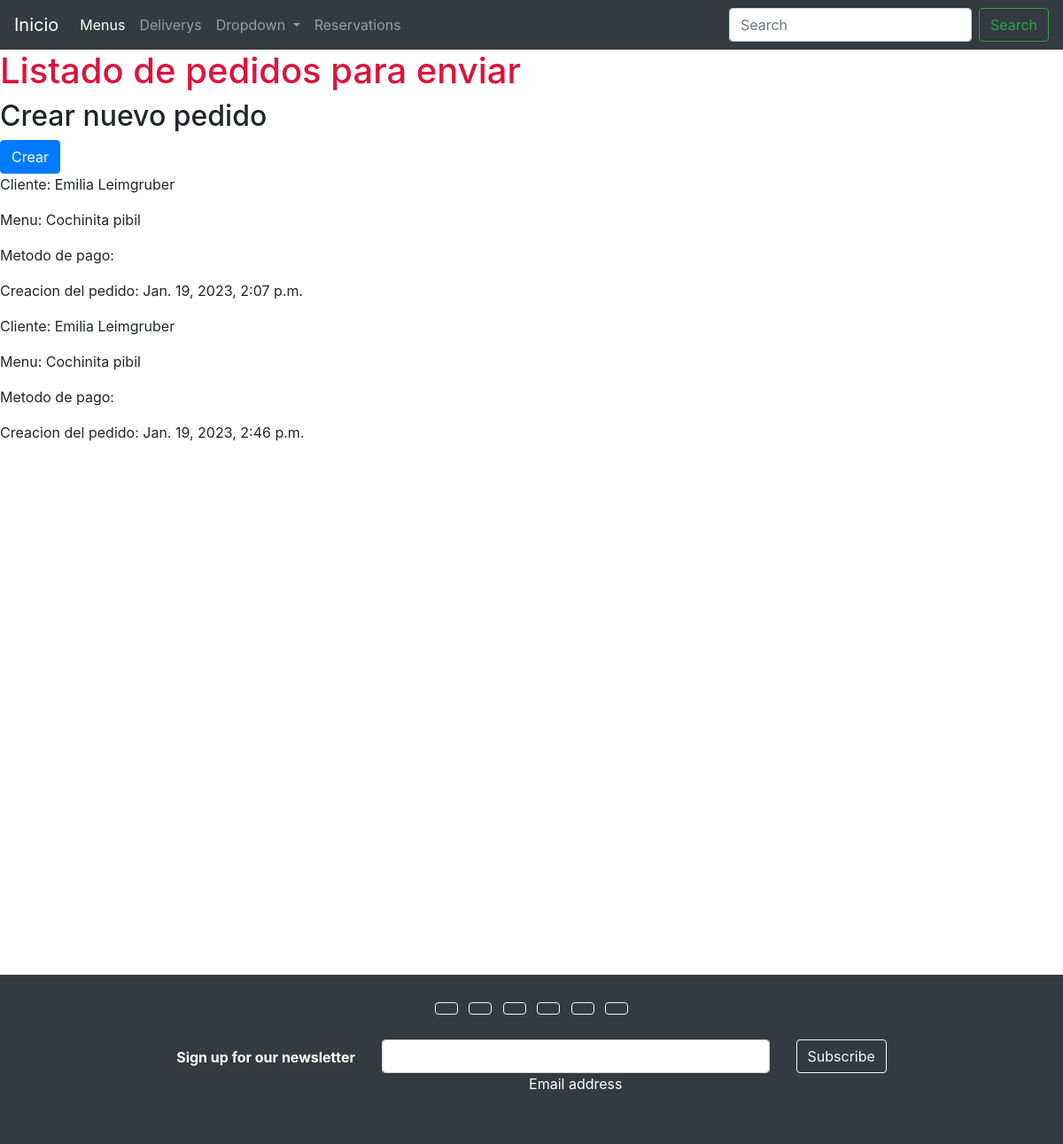
Page /deliveries/list-deliveries/ on the earlier database version.
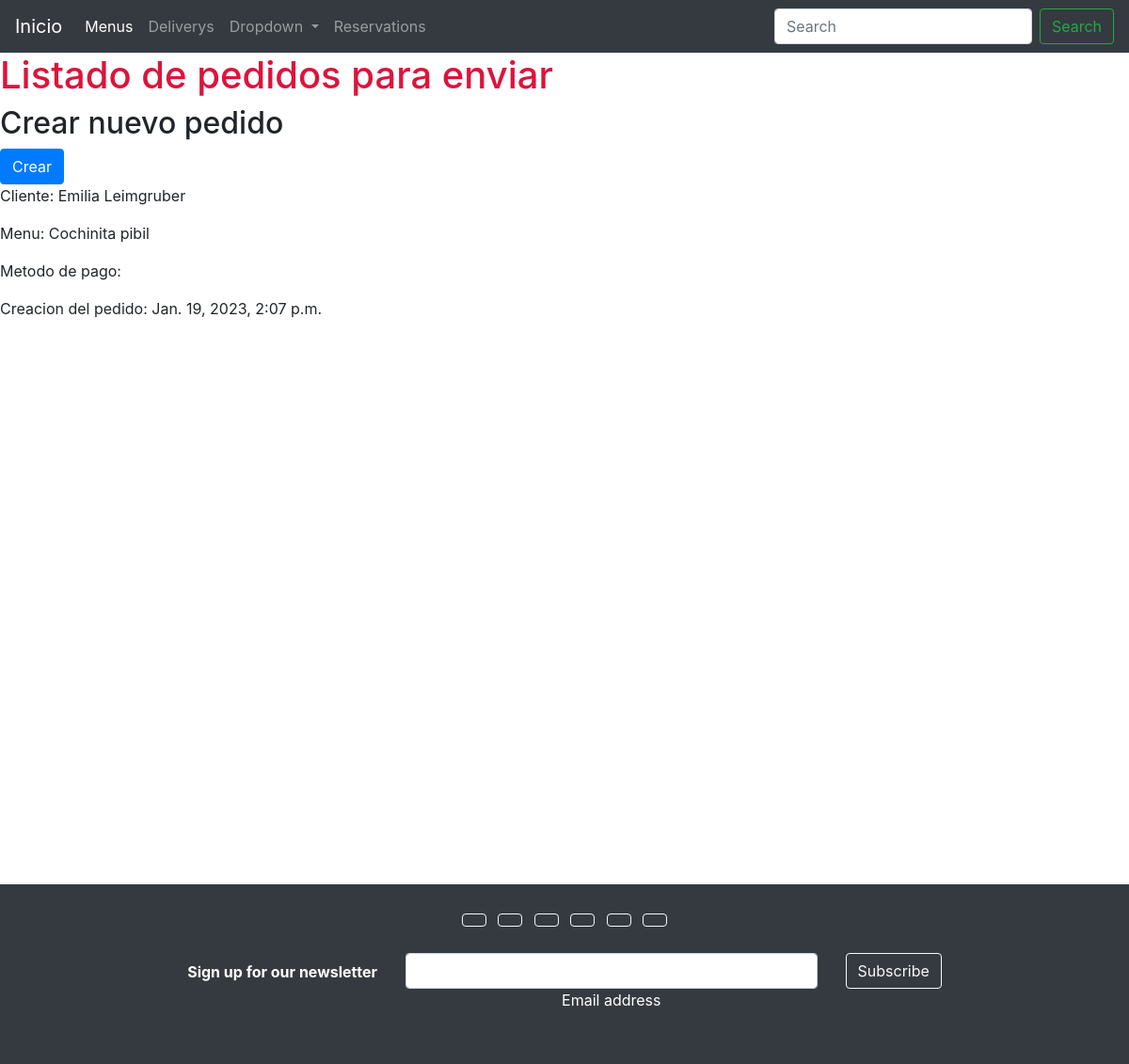
Same page on the later database version.
### deliveries/models.py (models this page shows, shortened)
class Deliveries(models.Model):
    CHOICES = {
        ('Cash', 'Cash'),
        ('Card', 'Card')
    }
    client = models.CharField(max_length=100)
    menu = models.CharField(max_length=100)
    create_time = models.DateTimeField(auto_now_add=True)
    payment_method = models.CharField(choices=CHOICES, max_length=4)

### deliveries/views.py (the view)
# urls.py: path('list-deliveries/', list_deliveries),
def list_deliveries(request):
    all_deliveries = Deliveries.objects.all()
    context = {'deliveries': all_deliveries}
    return render(request, 'deliveries/list_deliveries.html', context=context)

### templates/deliveries/list_deliveries.html (shortened to what this page needs)
{% extends 'base.html' %}
{% block content %}
<h1 style="color:crimson;"> Listado de pedidos para enviar</h1>
<h2> Crear nuevo pedido </h2>  <a href="/deliveries/create-delivery/" class="btn btn-primary">Crear</a>
{% for delivery in deliveries %}
<p>Cliente: {{delivery.client}}</p>
<p>Menu: {{delivery.menu}}</p>
<p>Metodo de pago: {{delivery.paymenth_method}}</p>
<p>Creacion del pedido: {{delivery.create_time}} </p>
{% endfor %}
{% endblock %}

Differences in the rows shown:
removed Deliveries: client "Emilia Leimgruber", menu "Cochinita pibil", create_time "Jan. 19, 2023, 2:46 p.m."
